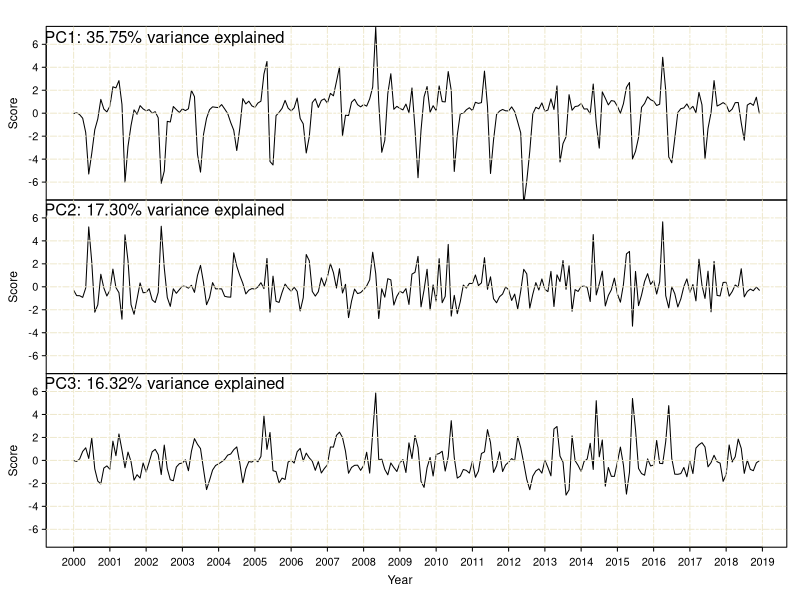

Generate this figure with R: (Note: this script raises an error after producing the figure.)
###---------------------------------------------------------------------------------------------------------------
###This program plots principal component scores of groundwater
######---------------------------------------------------------------------------------------------------------------

# Set path
setwd("C:/Users/Aastha/Desktop/GWProject")

# Prepare data
Scores <- read.csv(file = "Approach_I/PC_scores.csv",header = T)[-1]
head(Scores)

#Time series data for PC scores
pc1.ts<-ts(Scores[,1],start=c(2000,1),end=c(2018,12),frequency = 12) 
pc2.ts<-ts(Scores[,2],start=c(2000,1),end=c(2018,12),frequency = 12) 
pc3.ts<-ts(Scores[,3],start=c(2000,1),end=c(2018,12),frequency = 12) 

#Plot PC scores
windows(width=18, height=15)
par(mfrow=c(3,1), mar=c(0,3.5,0,1), oma=c(4,0,2,0), mgp=c(2,.6,0), cex.lab=1.1, tcl=-.3, las=1)
#Group1
ts.plot(pc1.ts,
        gpars = list(xlab="Year",ylab="Score",cex=1,xaxt="n"),ylim=c(-7,7),
        col=c("black"),lwd=c(1,2,2,2),lty=c(1,1,1,1,1,1))
abline(v=seq(2000,2019,1),lty = 6, col = "cornsilk2")
#abline(v=seq(2000,2019,1/12),lty = 3,lwd=0.01, col = "cornsilk2")
grid (NA,NULL, lty = 6, col = "cornsilk2")
text(2002.5,6.5,"PC1: 35.75% variance explained",cex=1.5,bty="n")

#Group2
ts.plot(pc2.ts,
        gpars = list(xlab="Year",ylab="Score",cex=1,xaxt="n"),ylim=c(-7,7),
        col=c("black"),lwd=c(1,2,2,2),lty=c(1,1,1,1,1,1))
abline(v=seq(2000,2019,1),lty = 6, col = "cornsilk2")
#abline(v=seq(2000,2019,1/12),lty = 3,lwd=0.01, col = "cornsilk2")
grid (NA,NULL, lty = 6, col = "cornsilk2")
text(2002.5,6.6,"PC2: 17.30% variance explained",cex=1.5,bty="n")

#Group3
ts.plot(pc3.ts,
        gpars = list(xlab="Year",ylab="Score",cex=1,xaxt="n"),ylim=c(-7,7),
        col=c("black"),lwd=c(1,2,2,2),lty=c(1,1,1,1,1,1))
abline(v=seq(2000,2019,1),lty = 6, col = "cornsilk2")
#abline(v=seq(2000,2019,1/12),lty = 3,lwd=0.01, col = "cornsilk2")
grid (NA,NULL, lty = 6, col = "cornsilk2")
text(2002.5,6.6,"PC3: 16.32% variance explained",cex=1.5,bty="n")

year.text=c("2000","2001","2002","2003","2004","2005","2006","2007","2008","2009","2010","2011","2012","2013",
            "2014","2015","2016","2017","2018","2019")
axis(1,at=seq(2000,2019,1),labels=year.text)
title(xlab="Year", outer=TRUE)

dev.copy2pdf(file = 'Approach_I/Plot_of_PC_scores.pdf')
dev.off()

###---------------------------------------------------------------------------------------------------------------
###This program plots PCs with wells, and PCs with other variables
###---------------------------------------------------------------------------------------------------------------

W <- scale(read.csv("Approach_I/GWLevels_stationary.csv", sep=","))
S <- scale(read.csv("Approach_I/SW_stationary.csv", sep=","))
P <- scale(read.csv("Approach_I/Precipitation_stationary.csv", sep=","))
Pu <- read.csv("Approach_I/Pumping_stationary.csv", sep=",")


#PC time series
pc1.ts<-ts(Scores[,1],start=c(2000,1),end=c(2018,12),frequency = 12)
pc2.ts<-ts(Scores[,2],start=c(2000,1),end=c(2018,12),frequency = 12)
pc3.ts<-ts(Scores[,3],start=c(2000,1),end=c(2018,12),frequency = 12)

head(W)
#Wells time series
w60.ts<-ts(W[,2],start=c(2000,1),end=c(2018,12),frequency = 12)
w63.ts<-ts(W[,3],start=c(2000,1),end=c(2018,12),frequency = 12) 
w67.ts<-ts(W[,4],start=c(2000,1),end=c(2018,12),frequency = 12) 
w70.ts<-ts(W[,5],start=c(2000,1),end=c(2018,12),frequency = 12) 
w73.ts<-ts(W[,6],start=c(2000,1),end=c(2018,12),frequency = 12) 
w74.ts<-ts(W[,7],start=c(2000,1),end=c(2018,12),frequency = 12) 
w78.ts<-ts(W[,8],start=c(2000,1),end=c(2018,12),frequency = 12) 
w80.ts<-ts(W[,9],start=c(2000,1),end=c(2018,12),frequency = 12) 
w81.ts<-ts(W[,10],start=c(2000,1),end=c(2018,12),frequency = 12) 
w115.ts<-ts(W[,11],start=c(2000,1),end=c(2018,12),frequency = 12) 
w116.ts<-ts(W[,12],start=c(2000,1),end=c(2018,12),frequency = 12) 
w118.ts<-ts(W[,13],start=c(2000,1),end=c(2018,12),frequency = 12) 

#Streams time series
head(S)
g40.ts<-ts(S[,2],start=c(2000,1),end=c(2018,12),frequency = 12)
g42.ts<-ts(S[,3],start=c(2000,1),end=c(2018,12),frequency = 12)
g43.ts<-ts(S[,4],start=c(2000,1),end=c(2018,12),frequency = 12)
g45.ts<-ts(S[,5],start=c(2000,1),end=c(2018,12),frequency = 12)
g49.ts<-ts(S[,6],start=c(2000,1),end=c(2018,12),frequency = 12)
g51.ts<-ts(S[,7],start=c(2000,1),end=c(2018,12),frequency = 12)
g53.ts<-ts(S[,8],start=c(2000,1),end=c(2018,12),frequency = 12)
g65.ts<-ts(S[,9],start=c(2000,1),end=c(2018,12),frequency = 12)

#Precipitation time series
head(P)
rv.ts<-ts(P[,2],start=c(2000,1),end=c(2018,12),frequency = 12)
cdy.ts<-ts(P[,3],start=c(2000,1),end=c(2018,12),frequency = 12)
ky.ts<-ts(P[,4],start=c(2000,1),end=c(2018,12),frequency = 12)
hy.ts<-ts(P[,5],start=c(2000,1),end=c(2018,12),frequency = 12)
gi.ts<-ts(P[,6],start=c(2000,1),end=c(2018,12),frequency = 12)
gs.ts<-ts(P[,7],start=c(2000,1),end=c(2018,12),frequency = 12)
go.ts<-ts(P[,8],start=c(2000,1),end=c(2018,12),frequency = 12)
np.ts<-ts(P[,9],start=c(2000,1),end=c(2018,12),frequency = 12)
dc.ts<-ts(P[,10],start=c(2000,1),end=c(2018,12),frequency = 12)

#Pumping time series
head(Pu)
rec.ts<-ts(Pu[,2],start=c(2000,1),end=c(2013,12),frequency = 12)
pum.ts<-ts(Pu[,2],start=c(2000,1),end=c(2013,12),frequency = 12)

#####-------------------------------------PCs and groups of wells plot------------------------------------------------------------------------------
windows(width=30, height=20)
par(mfrow=c(3,1), mar=c(0,3.5,0,3), oma=c(4,2,2,0), mgp=c(2,.6,0), cex.lab=1.5, tcl=-.3, las=1)

#PC1
ts.plot(pc1.ts,w63.ts,w81.ts,w78.ts,
        gpars = list(xlab=" ",ylab=" ",cex=1,xaxt="n",yaxt ="n"),ylim=c(-6,6),
        col=c("red","gray","gold4","darkseagreen"),lwd=c(2,2,2,2),lty=c(1,1,1,1))
axis(2,cex.axis=1.2)

abline(v=seq(2000,2019,1),lty = 6, col = "cornsilk2")
grid (NA,NULL, lty = 6, col = "cornsilk2")
legend('topleft',horiz = TRUE,legend=c("PC1","W63","W81","W78"),
       col=c("red","gray","gold4","darkseagreen"),lwd=c(2,2,2,2),lty=c(1,1,1,1),cex=1.5,bty="y")
text(2011,5.5,"PC1 with Group A wells",cex=1.5,bty="n",font=1)



#PC2
ts.plot(pc2.ts,w60.ts,w74.ts,w80.ts,
        gpars = list(xlab=" ",ylab=" ",xaxt="n",yaxt ="n"),ylim=c(-6,6),
        col=c("red","gray","gold4","darkseagreen"),lwd=c(2,2,2,2),lty=c(1,1,1,1))

abline(v=seq(2000,2019,1),lty = 6, col = "cornsilk2")
grid (NA,NULL, lty = 6, col = "cornsilk2")
legend('topleft',horiz = TRUE,legend=c("PC2","W60","W74","W80"),
       col=c("red","gray","gold4","darkseagreen"),lwd=c(2,2,2,2),lty=c(1,1,1,1),cex=1.5,bty="y")
text(2011,5.5,"PC2 with Group B wells",cex=1.5,bty="n",font=1)
axis(2,cex.axis=1.2)

#PC3
ts.plot(pc3.ts,w70.ts,w73.ts,w115.ts,
        gpars = list(xlab=" ",ylab=" ",cex=1,xaxt="n",yaxt ="n"),ylim=c(-6,6),
        col=c("red","gray","gold4","darkseagreen"),lwd=c(2,2,2,2),lty=c(1,1,1,1))

abline(v=seq(2000,2019,1),lty = 6, col = "cornsilk2")
grid (NA,NULL, lty = 6, col = "cornsilk2")
legend('topleft',horiz = TRUE,legend=c("PC3","W70","W73","W115"),
       col=c("red","gray","gold4","darkseagreen"),lwd=c(2,2,2,2),lty=c(1,1,1,1),cex=1.5,bty="y")
text(2011,5.5,"PC3 with Group C wells",cex=1.5,bty="n",font=1)
axis(2,cex.axis=1.2)

year.text=c("2000","2001","2002","2003","2004","2005","2006","2007","2008","2009","2010","2011","2012","2013",
            "2014","2015","2016","2017","2018","2019")
axis(1,at=seq(2000,2019,1),labels=year.text,cex.axis = 1.2)

mtext("Standardized units",side = 2,outer = TRUE,las = 0,cex = 1)
mtext("Year",side = 1,outer = TRUE,line = 2,cex = 1)


dev.copy2pdf(file = 'Approach_I/Plot_of_PC_scores_with_wells.pdf')
dev.off()

